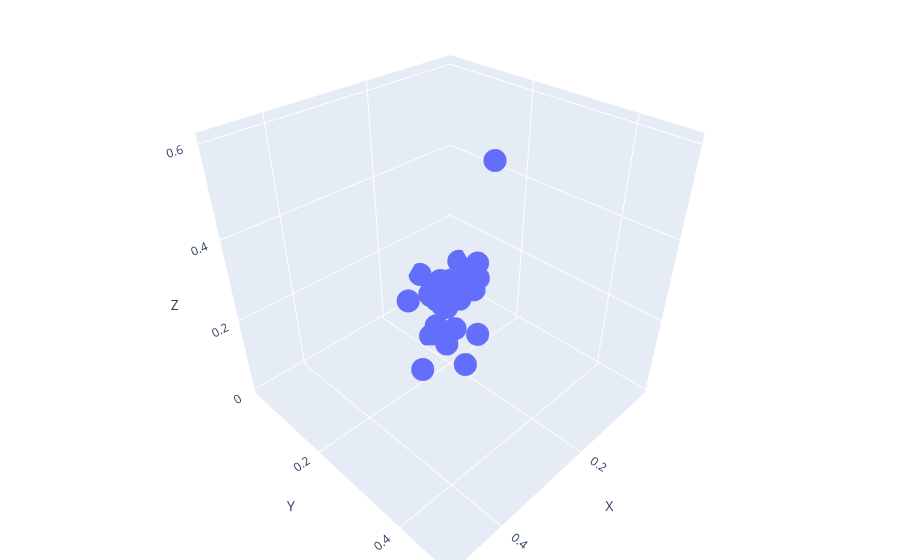

Notebook cell for this chart:
### Code cell
f_index = 30
shift = 1

# Create a list of vectors
vectors = [
    np.array([1, 2, 3]),
    np.array([4, 5, 6]),
    np.array([7, 8, 9]),
    # Add more vectors as needed
]

points = np.abs(norm_win_spectra[f_index,(4,5,6),:])*shift
vectors = points.T

# Extract coordinates from vectors
x_coords = [vector[0] for vector in vectors]
y_coords = [vector[1] for vector in vectors]
z_coords = [vector[2] for vector in vectors]

# Create a 3D scatter plot
fig = go.Figure()

# Add scatter points for each vector
fig.add_trace(go.Scatter3d(x=x_coords, y=y_coords, z=z_coords, mode='markers'))

# Set layout properties
fig.update_layout(scene=dict(aspectmode="cube", xaxis=dict(title="X"), yaxis=dict(title="Y"), zaxis=dict(title="Z")),
                  margin=dict(l=0, r=0, b=0, t=0))

### Figure 1 — Plotly figure (JSON) as saved in the notebook; plotly's stock layout.template omitted (floating-point values rounded to 4 significant figures)
{"data": [{"mode": "markers", "type": "scatter3d", "x": [0.1807, 0.1183, 0.09445, 0.2997, 0.1818, 0.1213, 0.4944, 0.2313, 0.2463, 0.07985, 0.05642, 0.1307, 0.1078, 0.1426, 0.1439, 0.0173, 0.1114, 0.1022, 0.1689, 0.1209, 0.0675, 0.09443, 0.2702, 0.2312, 0.07475, 0.04695, 0.05765, 0.1238, 0.07657, 0.2518, 0.06922, 0.2368, 0.02321, 0.05816, 0.0463], "y": [0.1586, 0.1455, 0.05225, 0.2302, 0.1271, 0.08327, 0.4895, 0.3176, 0.2821, 0.06876, 0.08098, 0.07539, 0.02039, 0.1046, 0.08749, 0.04565, 0.09189, 0.07376, 0.04933, 0.185, 0.08343, 0.09564, 0.3296, 0.2217, 0.1268, 0.08596, 0.0725, 0.1145, 0.03464, 0.2619, 0.04106, 0.2008, 0.06024, 0.139, 0.1254], "z": [0.1276, 0.09332, 0.01584, 0.07691, 0.008382, 0.05041, 0.6023, 0.585, 0.0911, 0.01706, 0.04193, 0.0659, 0.08335, 0.08545, 0.08776, 0.08681, 0.08154, 0.07578, 0.05639, 0.1492, 0.07413, 0.06445, 0.2296, 0.09204, 0.08967, 0.06032, 0.04292, 0.0498, 0.04166, 0.1812, 0.05279, 0.134, 0.04896, 0.1154, 0.146]}], "layout": {"margin": {"b": 0, "l": 0, "r": 0, "t": 0}, "scene": {"aspectmode": "cube", "xaxis": {"title": {"text": "X"}}, "yaxis": {"title": {"text": "Y"}}, "zaxis": {"title": {"text": "Z"}}}}}
